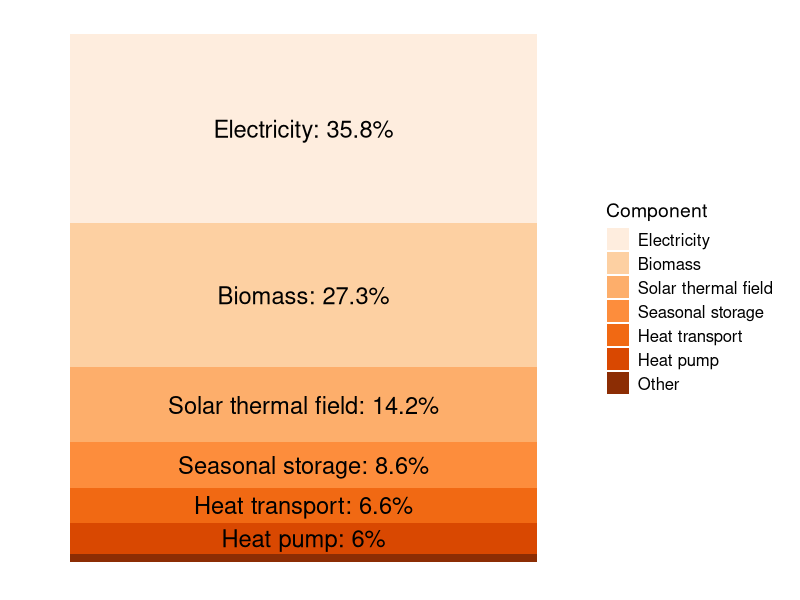
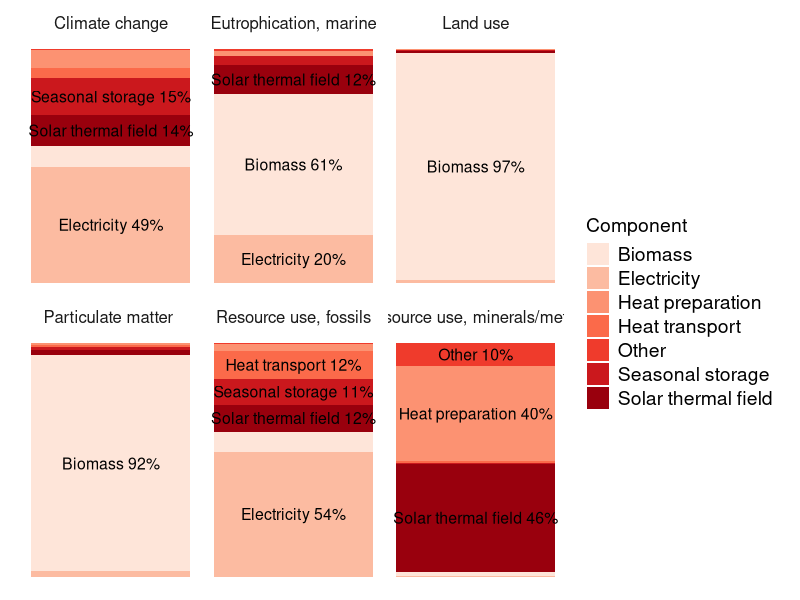
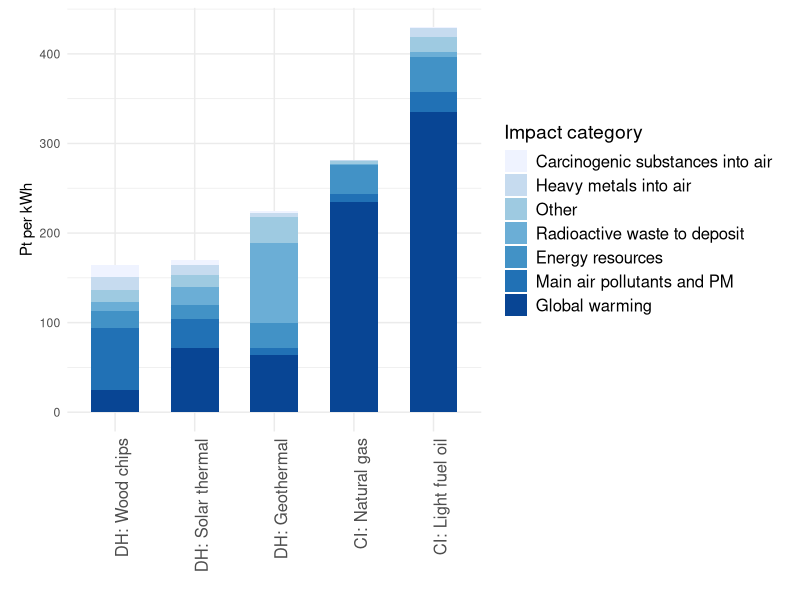
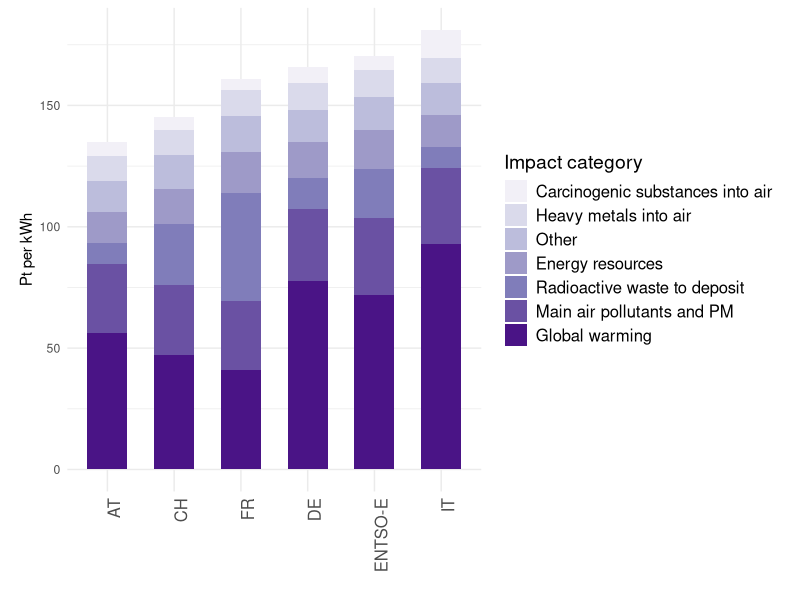
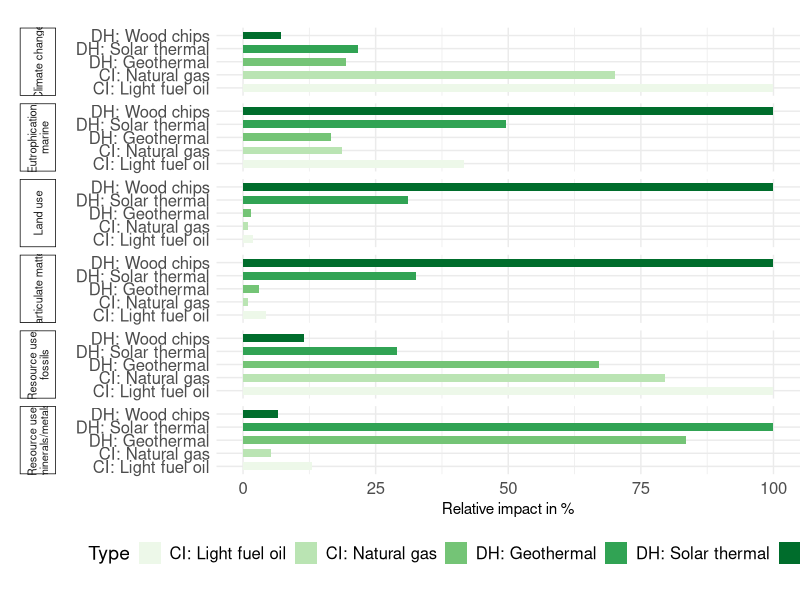
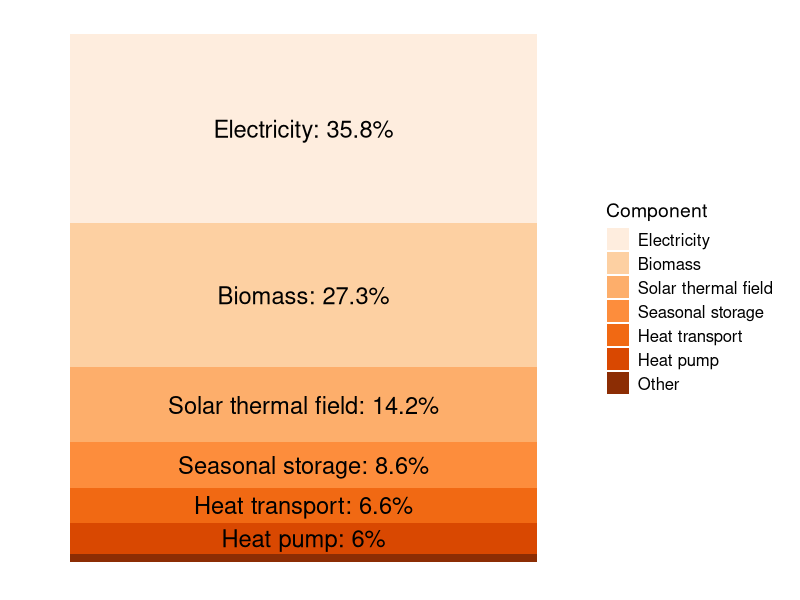
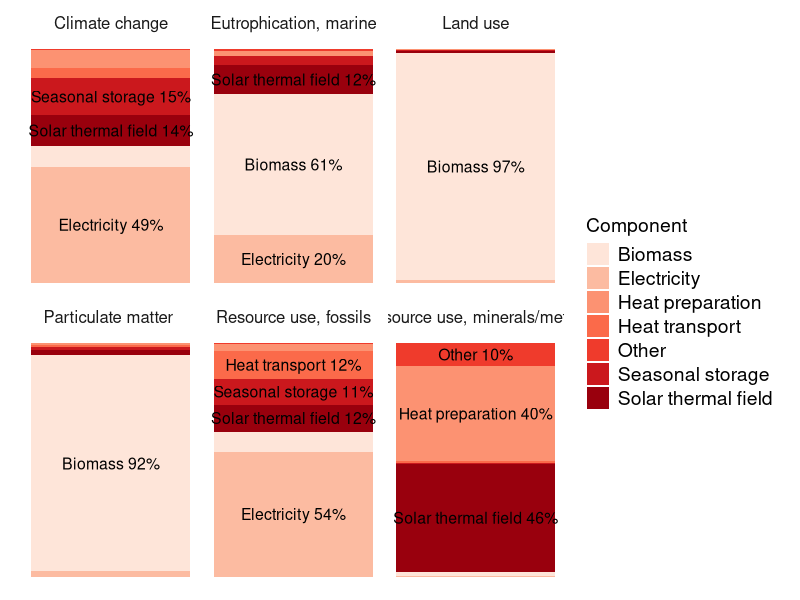
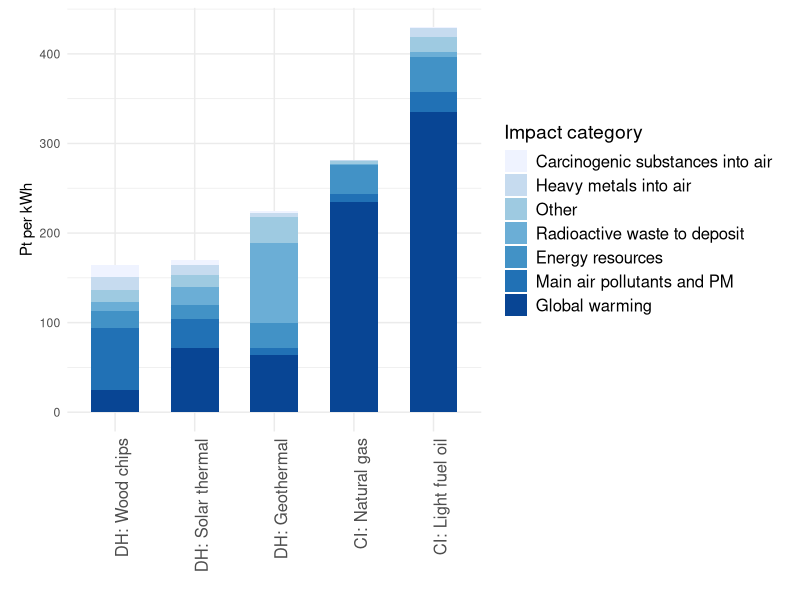

R code for these plots, in order:
## ---- chunk 1
library(readr)
library(tidyr)
library(ggplot2)
library(dplyr)
library(stringr)
library(RColorBrewer)
library(ggrepel)
## ---- chunk 2
data <- read_delim("data/PWRG 1_ ES level 1 - Copy of Copy of level1.csv")

data$Component <- factor(data$Component, levels = data$Component[order(data$Value, decreasing = TRUE)])

data$percentage <- data$Value / sum(data$Value) * 100
data$label <- ifelse(data$percentage >= 5, 
                     paste0(data$Component, ": ", round(data$percentage, 1), "%"), 
                     data$label <- ifelse(data$percentage >= 5, 
                                          paste0(round(data$percentage, 1), "%"), 
                                          ""))

# Create the pie chart without the circle outline
ggplot(data, aes(x = "", y = Value, fill = Component)) +
  geom_bar(stat = "identity", width = 1) +
  #coord_polar(theta = "y") +  # Converts bar chart to pie chart
  theme_minimal() +
  theme(axis.text.x = element_blank(),  # Hide x-axis labels
        axis.title.x = element_blank(),  # Hide x-axis title
        axis.text.y = element_blank(),  # Hide y-axis labels
        axis.title.y = element_blank(),  # Hide y-axis title
        axis.ticks = element_blank(),    # Remove axis ticks
        panel.grid = element_blank(),    # Remove grid lines
        panel.border = element_blank(),
        legend.title = element_text(size = 14),  # Title of the legend
        legend.text = element_text(size = 12),    # Items in the legend
        plot.margin = unit(c(0.2, 0.5, 0.2, 0.5), "cm")  # top, right, bottom, left
        ) +
  geom_text(aes(label = label), 
            position = position_stack(vjust = 0.5),
            hjust = 0.5,
            size = 6
            ) +
  scale_fill_brewer(palette = "Oranges")
ggsave("img/pwrg_solar_network_bar.png")
## ---- chunk 3
ef_level1 <- read_delim("data/EF level 1.csv")[1:7, ]
long_ef_level1 <- pivot_longer(ef_level1, cols = -c("Component"), names_to = "Damage category", values_to = "Value")

df_ef <- long_ef_level1 |>
  group_by(`Damage category`) |>
  mutate(
    fraction = Value / sum(Value),
    ymax = cumsum(fraction),
    ymin = lag(ymax, default = 0),
    label_pos = (ymax + ymin) / 2,
    label = ifelse(fraction >= 0.1, paste0(Component, " ", round(fraction * 100), "%"), "")
  )

ggplot(df_ef, aes(ymax = ymax, ymin = ymin, xmax = 4, xmin = 3, fill = Component)) +
  geom_rect() +
  geom_text(aes(x = 3.5, y = label_pos, label = label), size = 4) +
  #coord_polar(theta = "y") +
  facet_wrap(~`Damage category`) +
  theme_minimal() +
  theme(axis.text.x = element_blank(),  # Hide x-axis labels
        axis.title.x = element_blank(),  # Hide x-axis title
        axis.text.y = element_blank(),  # Hide y-axis labels
        axis.title.y = element_blank(),  # Hide y-axis title        
        axis.ticks = element_blank(),    # Remove axis ticks
        plot.margin = unit(c(0.2, 0.5, 0.2, 0.5), "cm"),  # top, right, bottom, left
        legend.title = element_text(size = 14),  # Title of the legend
        legend.text = element_text(size = 14),    # Items in the legend
        strip.text = element_text(size = 12),
        panel.grid = element_blank(),    # Remove grid lines
        panel.border = element_blank())  + # Remove border
  scale_fill_brewer(palette = "Reds")
ggsave("img/pwrg_solar_ef_network_bar_faceted.png")
## ---- chunk 4
es <- read_delim("data/PWRG results solar - ES single score.csv")[1:7, ]

long_es <- pivot_longer(es, cols = -c("Impact category"), names_to = "Type", values_to = "Value")

long_es <- long_es |>
  mutate(
    Type = ifelse(Type == "DH: Geothermal heat pump", "DH: Geothermal", Type),
  )

long_es_ordered <- long_es |>
  group_by(Type) |>
  summarise(total = sum(Value)) |>
  arrange(total) |>
  pull(Type)
long_es$Type <- factor(long_es$Type, levels = long_es_ordered)

ggplot(long_es, aes(x = Type, y = Value, fill = reorder(`Impact category`, Value))) +
  geom_bar(stat = "identity", width = 0.6) +  # Use 'identity' to plot actual values
  labs(x = "",
       y = "Pt per kWh",
       fill = "Impact category") +
  scale_fill_brewer(palette = "Blues") +
  theme_minimal() +
  theme(
        legend.title = element_text(size = 14),  # Title of the legend
        legend.text = element_text(size = 12),    # Items in the legend
        plot.margin = unit(c(0.2, 0.5, 0.2, 0.5), "cm"),  # top, right, bottom, left
        axis.text.x = element_text(angle = 90, hjust = 1, size = 12)
        )
ggsave("img/pwrg_solar_es_single_score.png")
## ---- chunk 5
es <- read_delim("data/PWRG results solar - electricity sensitivity - edit.csv")[1:7, ]

long_es <- pivot_longer(es, cols = -c("Impact category"), names_to = "Type", values_to = "Value")

long_es <- long_es |>
  mutate(
    Type = ifelse(Type == "DH: Geothermal heat pump", "DH: Geothermal", Type),
  )

long_es_ordered <- long_es |>
  group_by(Type) |>
  summarise(total = sum(Value)) |>
  arrange(total) |>
  pull(Type)
long_es$Type <- factor(long_es$Type, levels = long_es_ordered)

ggplot(long_es, aes(x = Type, y = Value, fill = reorder(`Impact category`, Value))) +
  geom_bar(stat = "identity", width = 0.6) +  # Use 'identity' to plot actual values
  labs(x = "",
       y = "Pt per kWh",
       fill = "Impact category") +
  scale_fill_brewer(palette = "Purples") +
  theme_minimal() +
  theme(
        legend.title = element_text(size = 14),  # Title of the legend
        legend.text = element_text(size = 12),    # Items in the legend
        plot.margin = unit(c(0.2, 0.5, 0.2, 0.5), "cm"),  # top, right, bottom, left
        axis.text.x = element_text(angle = 90, hjust = 1, size = 12)
        )
ggsave("img/pwrg_elec_sens.png")
## ---- chunk 6
ef <- read_delim("data/PWRG results solar - EF damage assessment.csv")[1:15, ]

long_ef <- pivot_longer(ef, cols = -c("Damage category", "Unit"), names_to = "Type", values_to = "Value")

long_ef_normalized <- long_ef |>
  filter(`Damage category` %in% c("Climate change", "Particulate matter", "Eutrophication, marine", "Land use", "Resource use, minerals/metals", "Resource use, fossils")) |>  
  group_by(`Damage category`) |>
  mutate(
    pct = Value / max(Value) * 100,
    Type = ifelse(Type == "DH: Geothermal heat pump", "DH: Geothermal", Type),
  )
long_ef_normalized$`Damage category` <- str_wrap(long_ef_normalized$`Damage category`, width = 20)
ggplot(long_ef_normalized, aes(x = Type, y = pct, fill = Type)) +
  geom_col(width = 0.6) +
  facet_grid(rows = vars(`Damage category`), switch = "y") +
  labs(
    x = "",
    y = "Relative impact in %",
  ) +
  theme_minimal() +
  theme(
    strip.placement = "outside",
    strip.text.y.left = element_text(angle = 90, size = 8, hjust = 0.5, vjust = 0.5), 
    strip.switch.pad.grid = unit(0.5, "cm"),
    plot.margin = margin(20, 0, 20, 0),
    strip.background = element_rect(color = "black", linewidth = 0.5),
    axis.text.x = element_text(size = 12),
    axis.text.y = element_text(size = 12),
    legend.position = "bottom",
    legend.title = element_text(size = 14),  # Title of the legend
    legend.text = element_text(size = 12),    # Items in the legend
  ) +
  scale_fill_brewer(palette = "Greens") +
  coord_flip()
ggsave("img/pwrg_solar_ef_midpoints_faceted.png")
